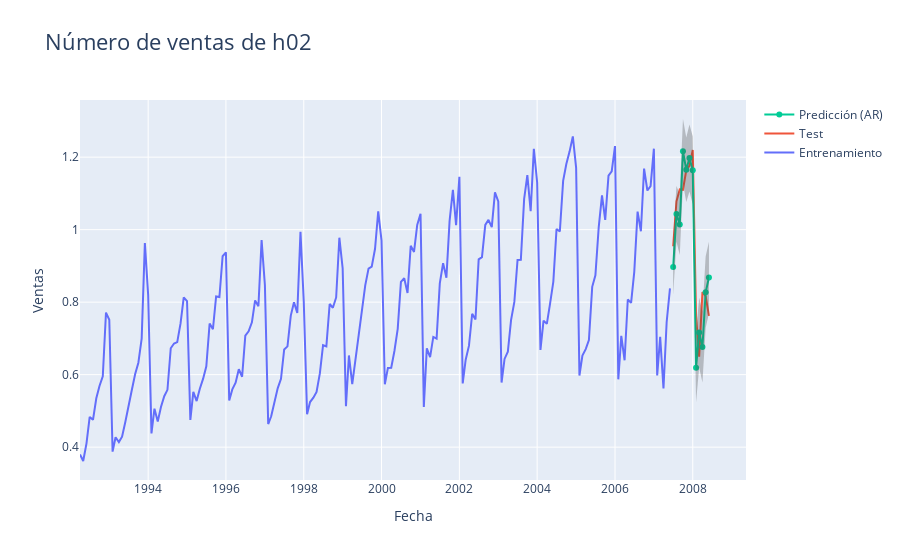

Notebook code for this chart:
### Code cell
import plotly.graph_objects as go
fig = go.Figure()

fig.add_trace(go.Scatter(
    x=df_train.index,
    y=df_train['venta_h02'],
    name="Entrenamiento",
    mode="lines"
    ))

fig.add_trace(go.Scatter(
    x=df_test.index,
    y=df_test['venta_h02'],
    name="Test",
    mode="lines"
    ))



fig.add_trace(go.Scatter(
    x=pred_mod_ar.index,
    y=pred_mod_ar,
    name="Predicción (AR)",
    mode="markers+lines"
    ))

fig.add_trace(go.Scatter(
    x=conf_mod_ar.index,
    y=conf_mod_ar['lower'],
    name="lower",
    mode="lines",
    line=dict(width=0),
    showlegend=False
    ))

fig.add_trace(go.Scatter(
    x=conf_mod_ar.index,
    y=conf_mod_ar['upper'],
    name="upper",
    mode="lines",
    line=dict(width=0),
    showlegend=False,
    fillcolor='rgba(68, 68, 68, 0.3)',
    fill='tonexty'
    ))

fig.update_layout(title="Número de ventas de h02",
                  title_font_size=22,
                  xaxis_title = 'Fecha',
                  yaxis_title= 'Ventas'
                  )

fig.show()

### Figure 1 — Plotly figure (JSON) as saved in the notebook; plotly's stock layout.template omitted (floating-point values rounded to 4 significant figures; data arrays with more than 128 entries replaced by an {"elided": "..."} marker saying what was removed)
{"data": [{"mode": "lines", "name": "Entrenamiento", "type": "scatter", "x": {"elided": "183 str values"}, "y": {"elided": "183 float values"}}, {"mode": "lines", "name": "Test", "type": "scatter", "x": ["2007-07-01T00:00:00", "2007-08-01T00:00:00", "2007-09-01T00:00:00", "2007-10-01T00:00:00", "2007-11-01T00:00:00", "2007-12-01T00:00:00", "2008-01-01T00:00:00", "2008-02-01T00:00:00", "2008-03-01T00:00:00", "2008-04-01T00:00:00", "2008-05-01T00:00:00", "2008-06-01T00:00:00"], "y": [0.9541, 1.078, 1.111, 1.11, 1.164, 1.177, 1.22, 0.7618, 0.6494, 0.8279, 0.8163, 0.7621]}, {"mode": "markers+lines", "name": "Predicción (AR)", "type": "scatter", "x": ["2007-07-01T00:00:00", "2007-08-01T00:00:00", "2007-09-01T00:00:00", "2007-10-01T00:00:00", "2007-11-01T00:00:00", "2007-12-01T00:00:00", "2008-01-01T00:00:00", "2008-02-01T00:00:00", "2008-03-01T00:00:00", "2008-04-01T00:00:00", "2008-05-01T00:00:00", "2008-06-01T00:00:00"], "y": [0.8967, 1.043, 1.014, 1.217, 1.165, 1.198, 1.164, 0.6191, 0.716, 0.6762, 0.8273, 0.8679]}, {"line": {"width": 0}, "mode": "lines", "name": "lower", "showlegend": false, "type": "scatter", "x": ["2007-07-01T00:00:00", "2007-08-01T00:00:00", "2007-09-01T00:00:00", "2007-10-01T00:00:00", "2007-11-01T00:00:00", "2007-12-01T00:00:00", "2008-01-01T00:00:00", "2008-02-01T00:00:00", "2008-03-01T00:00:00", "2008-04-01T00:00:00", "2008-05-01T00:00:00", "2008-06-01T00:00:00"], "y": [0.82, 0.9667, 0.9301, 1.128, 1.076, 1.105, 1.07, 0.5238, 0.6196, 0.5781, 0.7288, 0.7694]}, {"fill": "tonexty", "fillcolor": "rgba(68, 68, 68, 0.3)", "line": {"width": 0}, "mode": "lines", "name": "upper", "showlegend": false, "type": "scatter", "x": ["2007-07-01T00:00:00", "2007-08-01T00:00:00", "2007-09-01T00:00:00", "2007-10-01T00:00:00", "2007-11-01T00:00:00", "2007-12-01T00:00:00", "2008-01-01T00:00:00", "2008-02-01T00:00:00", "2008-03-01T00:00:00", "2008-04-01T00:00:00", "2008-05-01T00:00:00", "2008-06-01T00:00:00"], "y": [0.9733, 1.12, 1.098, 1.305, 1.254, 1.29, 1.257, 0.7144, 0.8125, 0.7744, 0.9258, 0.9664]}], "layout": {"title": {"font": {"size": 22}, "text": "Número de ventas de h02"}, "xaxis": {"title": {"text": "Fecha"}}, "yaxis": {"title": {"text": "Ventas"}}}}
